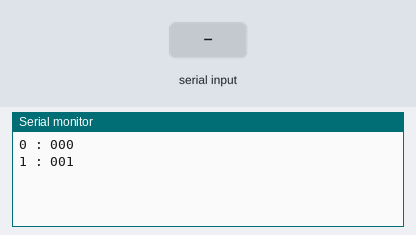
The sketch below on a simulated Arduino Uno, built with avr-gcc and run on an emulated ATmega328P. Shown: the last lines printed to the serial monitor. The test bench sets the inputs (shaded band).

Above: at 1.2 s.
1.3 s: "1" received over Serial
At 2.1 s:
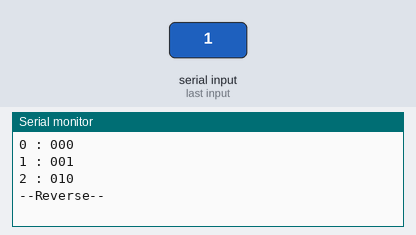
3.0 s: "0" received over Serial
At 3.6 s:
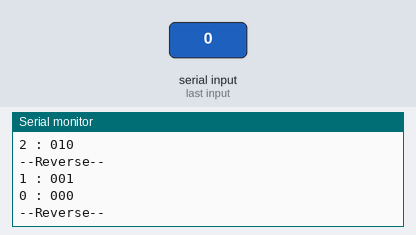
4.5 s: "2" received over Serial
At 5.1 s:
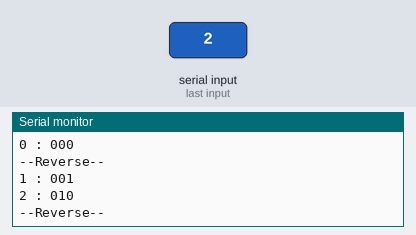
Timing chart, 0 to 7.5 s (numbered marks = the images above; inputs shaded):
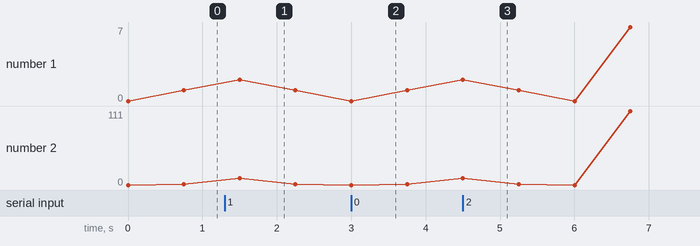

Measured:
- after the input at 1.3 s, the serial monitor: prints a new line after 0.21 s (image 1)

The sketch:

FSM.ino
```cpp
// Name(s):

enum State {
  forward1,
  forward2,
  forward3,
  forward4,
  forward5,
  forward6,
  forward7,
  forward8,
  reverse1,
  reverse2,
  reverse3,
  reverse4,
  reverse5,
  reverse6,
  reverse7,
  reverse8
} ;State count = forward1;


bool bit1;
bool bit2;
bool bit3;
int number;

void setup() {
  Serial.begin(9600);
}

void loop() {
  nextState (count);
  delay(750);
}


State nextState(State state){
  switch (state) {

    case forward1:
      bit1 = 0;
      bit2 = 0;
      bit3 = 0;
      number = 0;

      print(number);

      if (checkReverse() == true){
        Serial.println("--Reverse--");
        state = reverse8;
      }
      else{
        state = forward2;
      }
      count = state;
      break;

    case forward2:
      bit1 = 1;
      bit2 = 0;
      bit3 = 0;
      number = 1;

      print(number);

      if (checkReverse() == true){
        Serial.println("--Reverse--");
        state = reverse1;
      }
      else{
        state = forward3;
      }
      count = state;
      break;

    case forward3:
      bit1 = 0;
      bit2 = 1;
      bit3 = 0;
      number = 2;

      print(number);

      if (checkReverse() == true){
        Serial.println("--Reverse--");
        state = reverse2;
      }
      else{
        state = forward4;
      }
      count = state;
      break;

    case forward4:
      bit1 = 1;
      bit2 = 1;
      bit3 = 0;
      number = 3;

      print(number);

      if (checkReverse() == true){
        Serial.println("--Reverse--");
        state = reverse3;
      }
      else{
        state = forward5;
      }
      count = state;
      break;

    case forward5:
      bit1 = 0;
      bit2 = 0;
      bit3 = 1;
      number = 4;

      print(number);

      if (checkReverse() == true){
        Serial.println("--Reverse--");
        state = reverse4;
      }
      else{
        state = forward6;
      }
      count = state;
      break;

    case forward6:
      bit1 = 1;
      bit2 = 0;
      bit3 = 1;
      number = 5;

      print(number);

      if (checkReverse() == true){
        Serial.println("--Reverse--");
        state = reverse5;
      }
      else{
        state = forward7;
      }
      count = state;
      break;

    case forward7:
      bit1 = 0;
      bit2 = 1;
      bit3 = 1;
      number = 6;

      print(number);

      if (checkReverse() == true){
        Serial.println("--Reverse--");
        state = reverse6;
      }
      else{
        state = forward8;
      }
      count = state;
      break;

    case forward8:
      bit1 = 1;
      bit2 = 1;
      bit3 = 1;
      number = 7;

      print(number);

      if (checkReverse() == true){
        Serial.println("--Reverse--");
        state = reverse7;
      }
      else{
        state = forward1;
      }
      count = state;
      break;

    case reverse1:
      bit1 = 0;
      bit2 = 0;
      bit3 = 0;
      number = 0;

      print(number);

      if (checkReverse() == true){
        Serial.println("--Reverse--");
        state = forward2;
      }
      else{
        state = reverse8;
      }
      count = state;
      break;

    case reverse2:
      bit1 = 1;
      bit2 = 0;
      bit3 = 0;
      number = 1;

      print(number);

      if (checkReverse() == true){
        Serial.println("--Reverse--");
        state = forward3;
      }
      else{
        state = reverse1;
      }
      count = state;
      break;

    case reverse3:
      bit1 = 0;
      bit2 = 1;
      bit3 = 0;
      number = 2;

      print(number);

      if (checkReverse() == true){
        Serial.println("--Reverse--");
        state = forward4;
      }
      else{
        state = reverse2;
      }
      count = state;
      break;

    case reverse4:
      bit1 = 1;
      bit2 = 1;
      bit3 = 0;
      number = 3;

      print(number);

      if (checkReverse() == true){
        Serial.println("--Reverse--");
        state = forward5;
      }
      else{
        state = reverse3;
      }
      count = state;
      break;

    case reverse5:
      bit1 = 0;
      bit2 = 0;
      bit3 = 1;
      number = 4;

      print(number);

      if (checkReverse() == true){
        Serial.println("--Reverse--");
        state = forward6;
      }
      else{
        state = reverse4;
      }
      count = state;
      break;

    case reverse6:
      bit1 = 1;
      bit2 = 0;
      bit3 = 1;
      number = 5;

      print(number);

      if (checkReverse() == true){
        Serial.println("--Reverse--");
        state = forward7;
      }
      else{
        state = reverse5;
      }
      count = state;
      break;

    case reverse7:
      bit1 = 0;
      bit2 = 1;
      bit3 = 1;
      number = 6;

      print(number);

      if (checkReverse() == true){
        Serial.println("--Reverse--");
        state = forward8;
      }
      else{
        state = reverse6;
      }
      count = state;
      break;

      case reverse8:
      bit1 = 1;
      bit2 = 1;
      bit3 = 1;
      number = 7;

      print(number);

      if (checkReverse() == true){
        Serial.println("--Reverse--");
        state = forward1;
      }
      else{
        state = reverse7;
      }
      count = state;
      break;
  }
}


bool checkReverse(){
  if (Serial.read() != -1){
    return true;
  }
   else {
    return false;
  }
}

void print (State state) {
  Serial.print(number);
  Serial.print(" : ");
  Serial.print(bit3);
  Serial.print(bit2);
  Serial.println(bit1);
}
```
